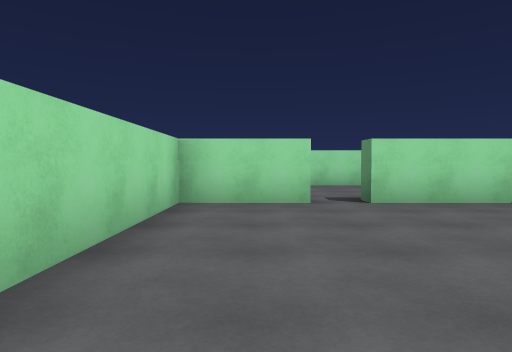
view 1 (above)

24 first-person views from a walk through a 3-D level made in the Unity game engine. The camera is 1.2 m above the floor, tilts 2° down and sees 75° across. Doors are open. The floor is counted in squares, 2 m on a side. Each view is taken from the middle of a square. On the plan, view 1 faces up. The plan holds only what a view shows up to about 10 squares ahead; the rest is blank. The player is left out. Surface patterns are stand-ins for the level's own textures.

view 2
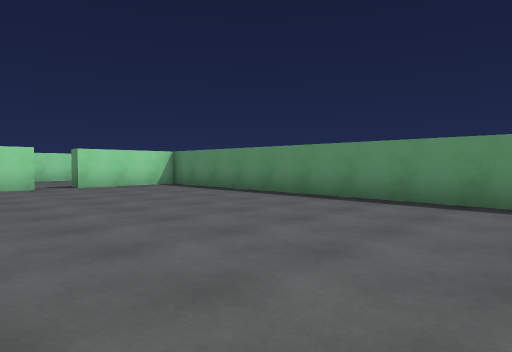

view 3
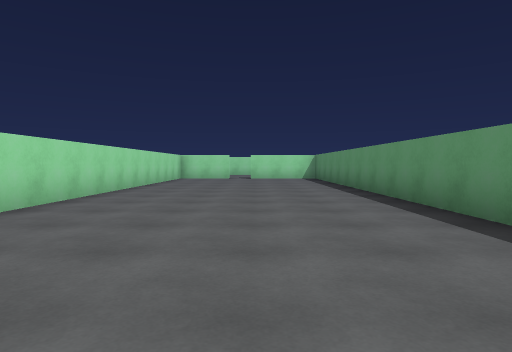

view 4
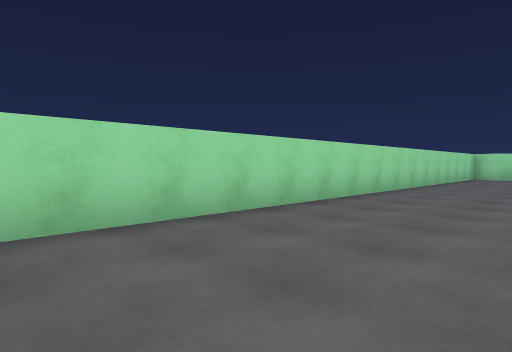

view 5
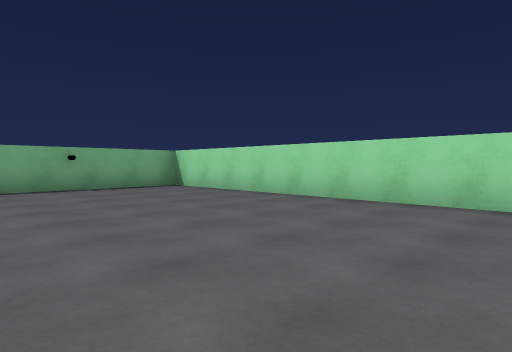

view 6
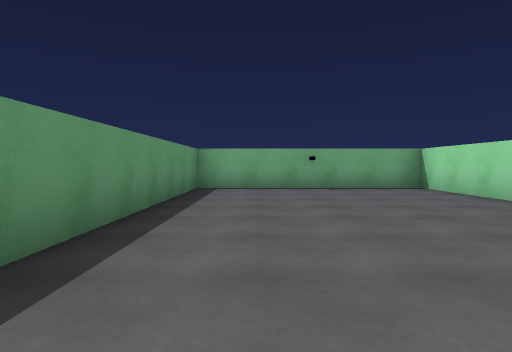

view 7
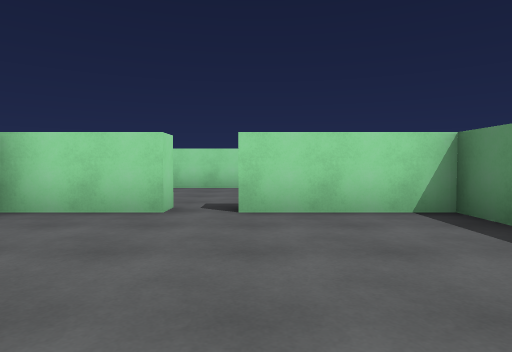

view 8
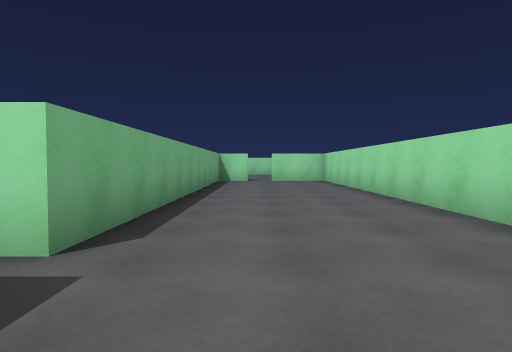

view 9
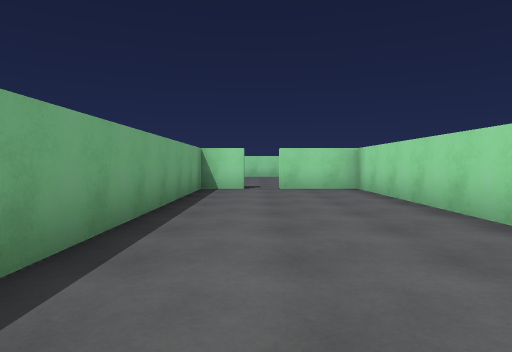

view 10
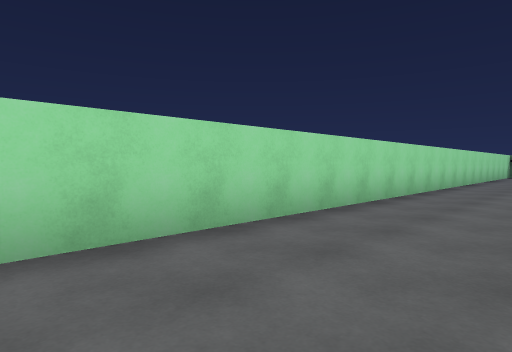

view 11
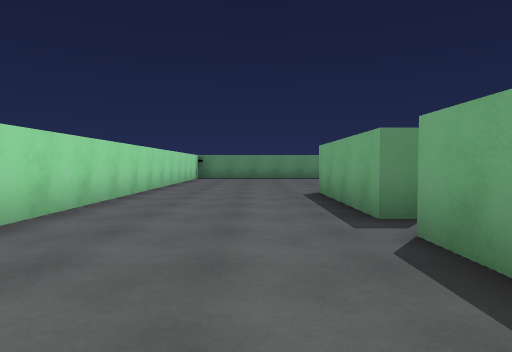

view 12
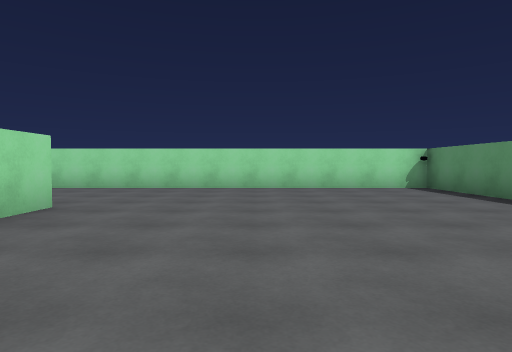

view 13
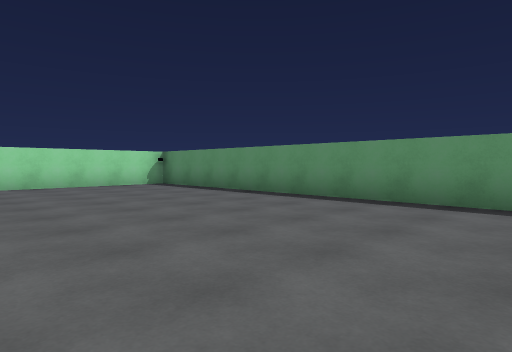

view 14
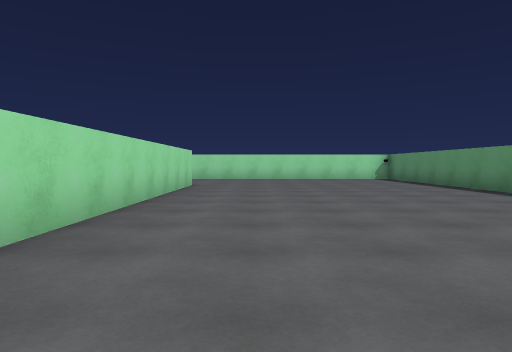

view 15
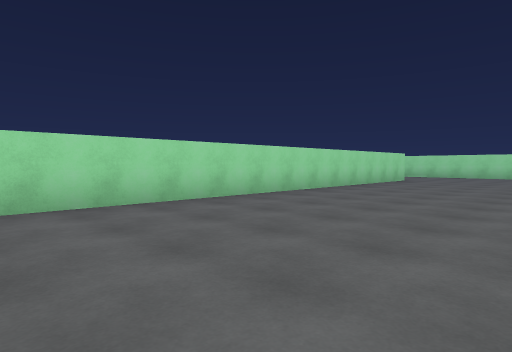

view 16
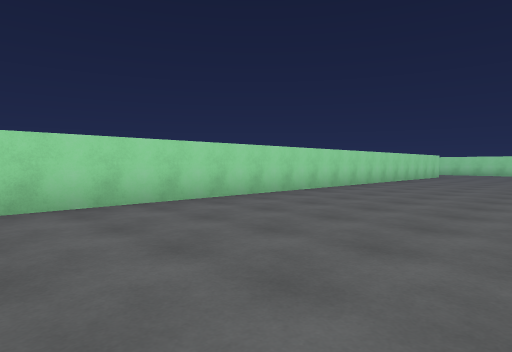

view 17
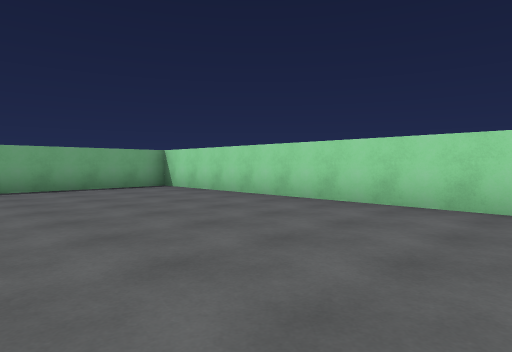

view 18
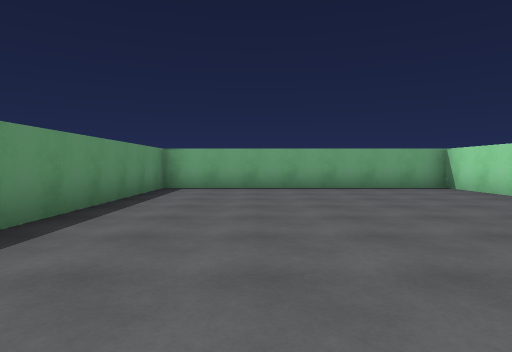

view 19
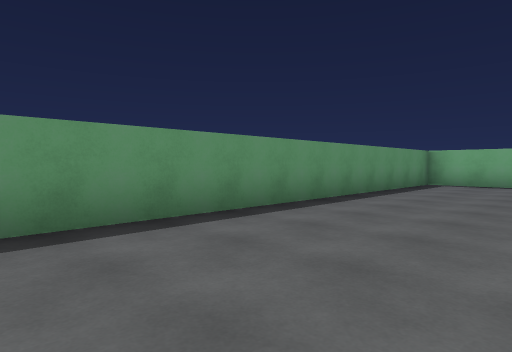

view 20
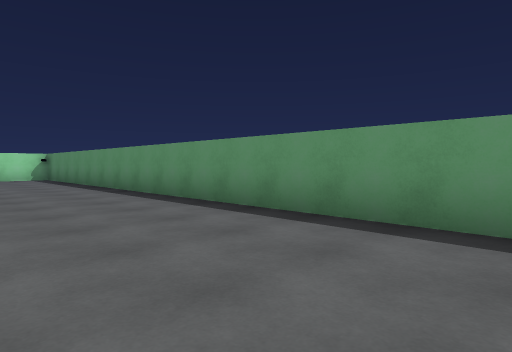

view 21
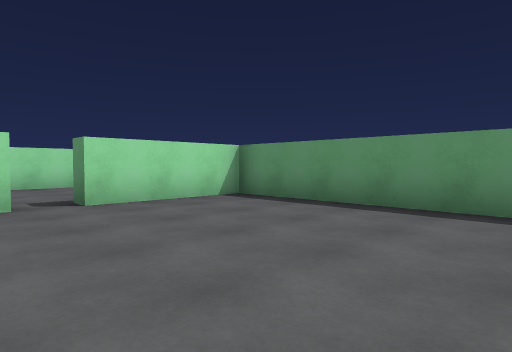

view 22
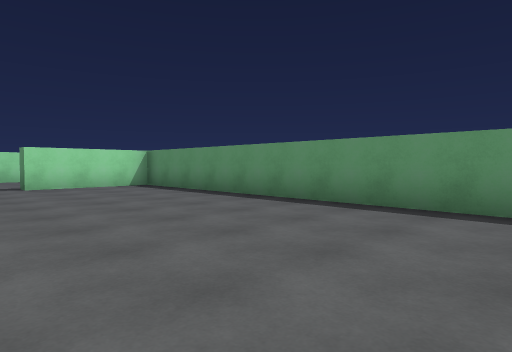

view 23
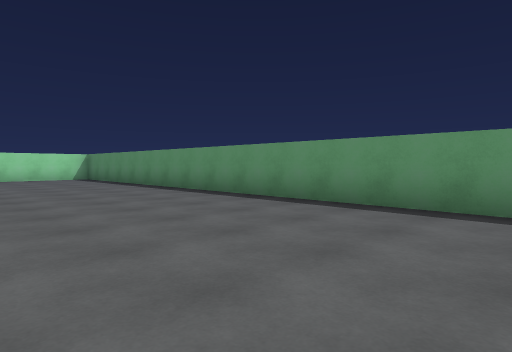

view 24
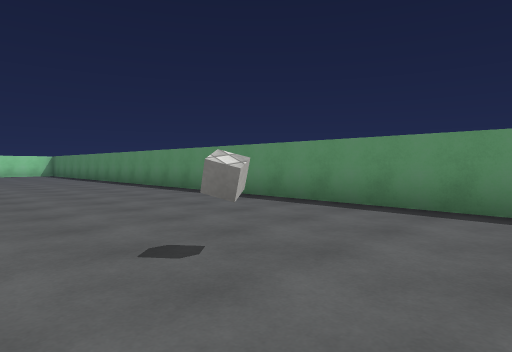

### Floor plan
Ten units are one square. View 1 is at (0, 0); x grows to the right and y downward. Boxes are objects, and circles mark ways between rooms. Rooms are numbered by the first view taken in them; rooms with no view inside come last. Other rooms are left out.
<svg viewBox="-97 -100 286 260">
<path fill="none" stroke="#000" d="M45 58 45 -51 18 -51 18 -58M8 -51 -12 -51 -12 155 45 155 45 89M77 -57 112 -57 112 155 184 155 184 -95 -92 -95 -92 -76M56 -57 69 -57M-92 -68 -92 -57 8 -57M107 135 107 -51 77 -51 77 -57"/>
<rect x="75" y="115" width="10" height="10" fill="#bbb"><title>cube</title></rect>
<circle cx="15" cy="-55" r="3" fill="#2a7"/>
<circle cx="70" cy="-50" r="3" fill="#2a7"/>
<text x="10" y="50">1</text>
<text x="120" y="0">2</text>
<text x="80" y="50">3</text>
</svg>
Room 1 opens to room 2. Room 2 opens to room 3.

Where each view was taken, in squares from view 1:
view 1: 0 up, 0 right, facing up
view 2: 4 down, 1 left, facing up-right
view 3: 9 down, 2 right, facing up
view 4: 10 down, 2 right, facing up-left
view 5: 7 down, 4 right, facing down-left
view 6: 7 down, 3 right, facing down
view 7: 1 up, 2 right, facing up
view 8: 7 up, 3 right, facing left
view 9: 7 up, 1 left, facing left
view 10: 7 up, 0 right, facing up-right
view 11: 7 up, 4 right, facing right
view 12: 1 up, 14 right, facing up
view 13: 0 up, 13 right, facing up-right
view 14: 4 down, 13 right, facing up
view 15: 7 down, 16 right, facing up-left
view 16: 11 down, 16 right, facing up-left
view 17: 7 down, 16 right, facing down-left
view 18: 7 down, 16 right, facing down
view 19: 5 down, 15 right, facing down-right
view 20: 5 down, 15 right, facing up-right
view 21: 0 up, 6 right, facing up-right
view 22: 4 down, 6 right, facing up-right
view 23: 9 down, 6 right, facing up-right
view 24: 14 down, 6 right, facing up-right
